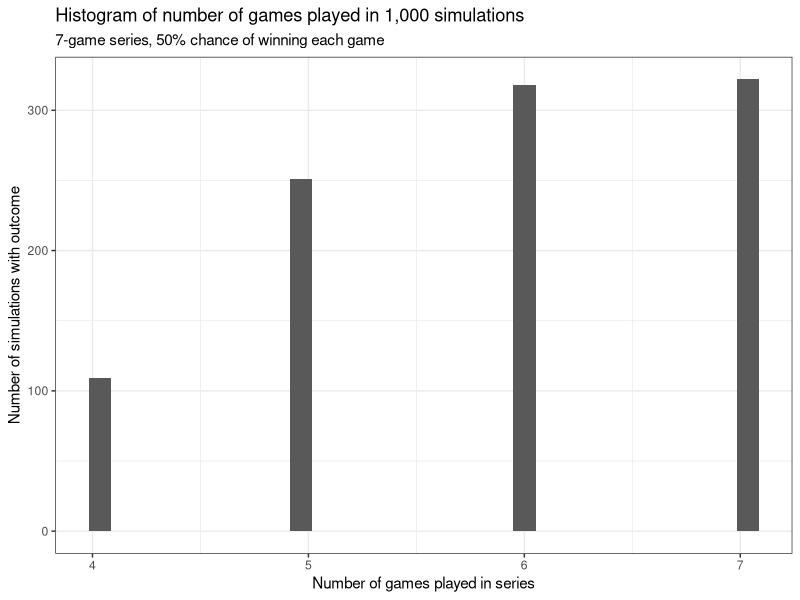
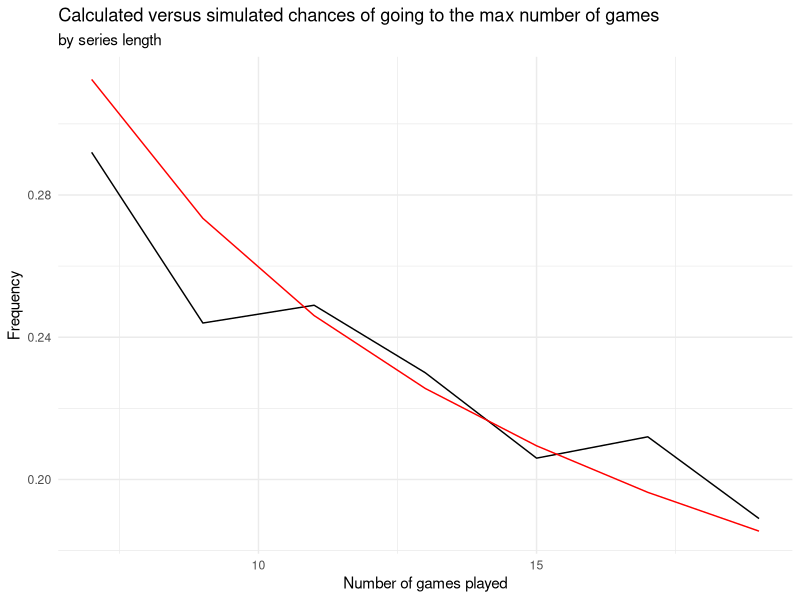

Write the R code that produced these figures, in order.
## ---- chunk 1
knitr::opts_chunk$set(echo = TRUE)
## ---- chunk 2

# Simulate a series with a specified number of games
simSeries <- function(nGames, pwin = 0.5){
  if(nGames %% 2 == 0){
    stop("Please enter an odd integer")
  }
  # Start with no wins/losses
  win <- 0
  loss <- 0
  
  # Determine the number of games needed to win the series
  nToWin <- floor(nGames/2 + 1)
 
  # Simulate each game until one side reaches target win count
  while(win < nToWin & loss < nToWin){
    if(sample(x = c(TRUE, FALSE), size = 1, prob = c(pwin, 1-pwin))){
      win <- win + 1
    } else{
      loss <- loss + 1
    }
  }
  
  # Return the game stats
  out <- data.frame(bestOf = nGames, gamesPlayed = win + loss, wins = win, losses = loss)
  return(out)
}

# Test out our single series simulation function
simSeries(nGames = 7, pwin = 0.5)

# Make sure series with even-numbered games throw an error
try(simSeries(nGames = 6, pwin = 0.5))
## ---- chunk 3

# Simulate multiple series for a single number of games
simMulti <- function(nGames, nSims = 1000, pwin = 0.5){
  do.call(rbind, lapply(rep(nGames, nSims), simSeries))
}

# Simulate 1000 series, get frequency plot of the number of games plays
library(ggplot2)
ggplot(data = simMulti(7), aes(x = gamesPlayed)) + 
  geom_histogram() + 
  theme_bw() +
  xlab("Number of games played in series") +
  ylab("Number of simulations with outcome") +
  ggtitle("Histogram of number of games played in 1,000 simulations",
          subtitle = "7-game series, 50% chance of winning each game")
## ---- chunk 4
# Using the PMF 
allGamesProb <- function(nGames, pwin = 0.5){
  x <- floor(nGames/2 + 1)
  dbinom(x - 1, nGames - 1, pwin)
}
## ---- chunk 5
# Function to get the percent of games that went 'all the way' for a given
# number of games in series/simulations
simSummary <- function(nGames, nSims = 1000, pwin = 0.5){
  df <- simMulti(nGames, nSims, pwin)
  return(data.frame(nGames, nSims, pwin, pAllTheWay = sum(df$games == nGames)/nrow(df)))
}

# Run 1,000 simulations for series lengths 7-20
sims <- do.call(rbind, lapply(seq(7, 19, by = 2), simSummary))

# Get the theory-based estimate of the probability
sims$calc <- allGamesProb(sims$nGames)

# Compare theory (red line) to simulations (black line)
ggplot(sims, aes(x = nGames, y = pAllTheWay)) +
  geom_line() +
  geom_line(aes(y = calc), color = 'red') +
  theme_minimal() +
  ggtitle("Calculated versus simulated chances of going to the max number of games",
          subtitle = "by series length") +
  xlab("Number of games played") + ylab("Frequency")

